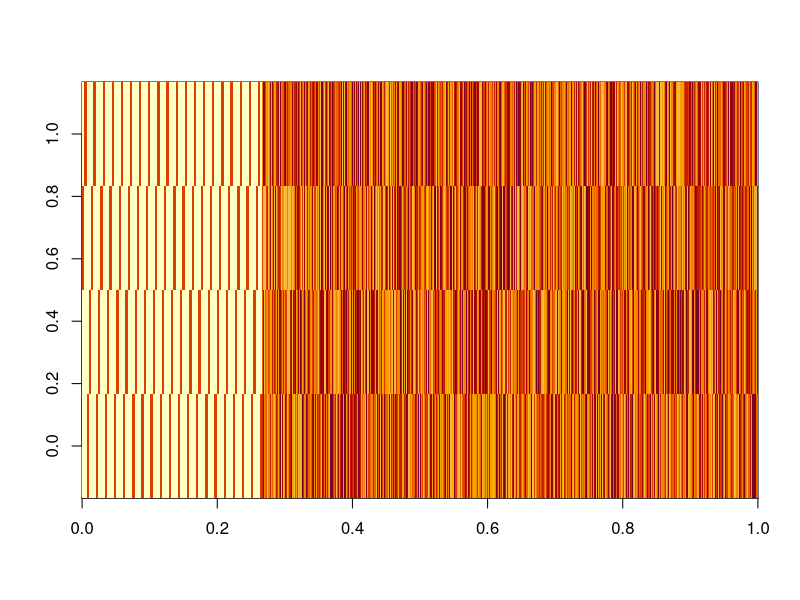
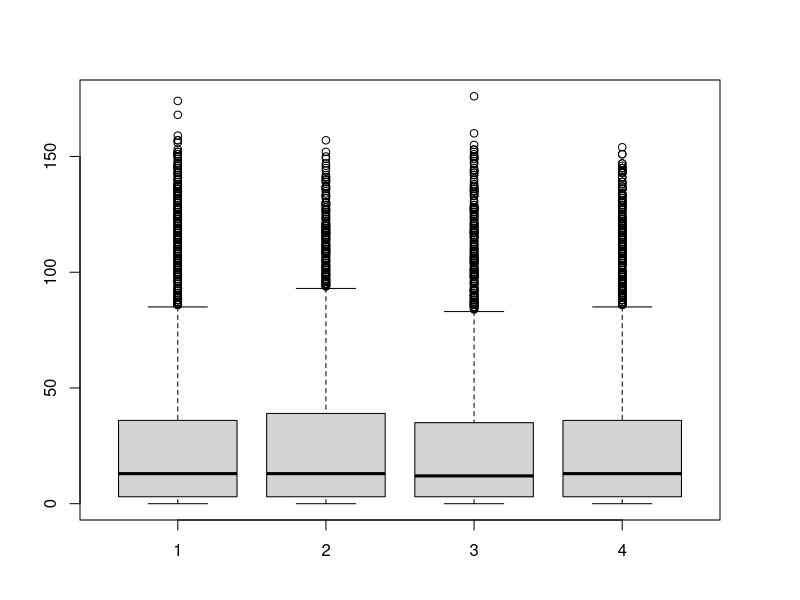
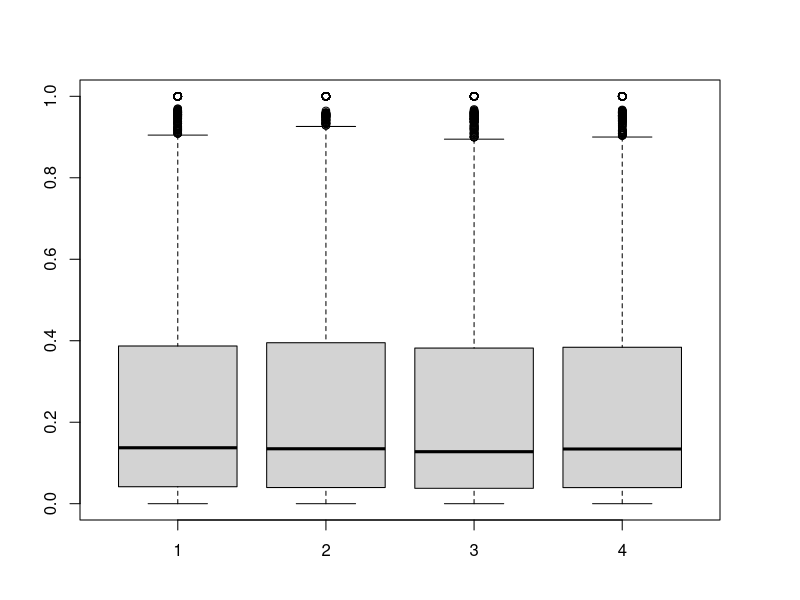
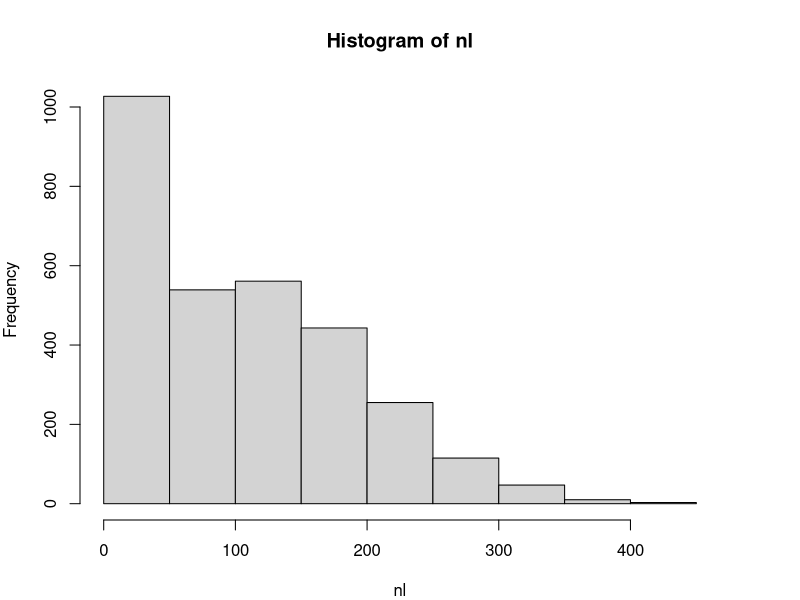
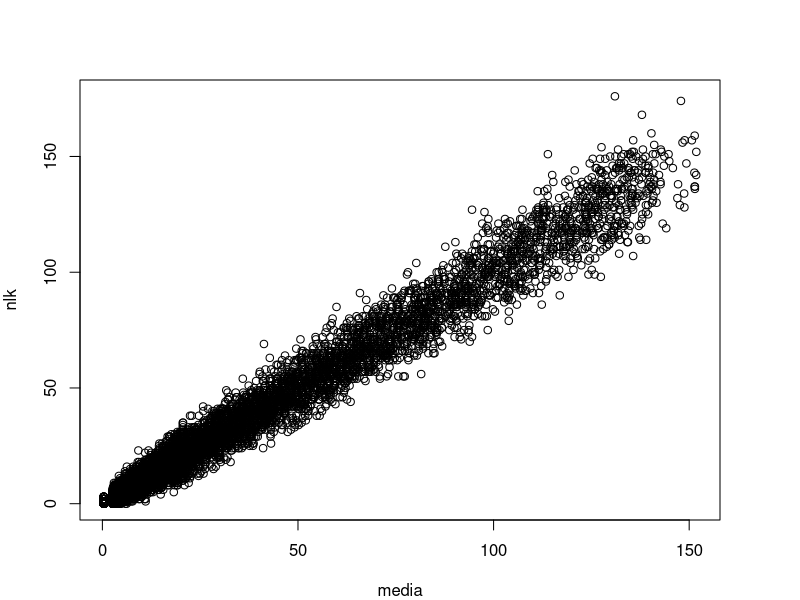
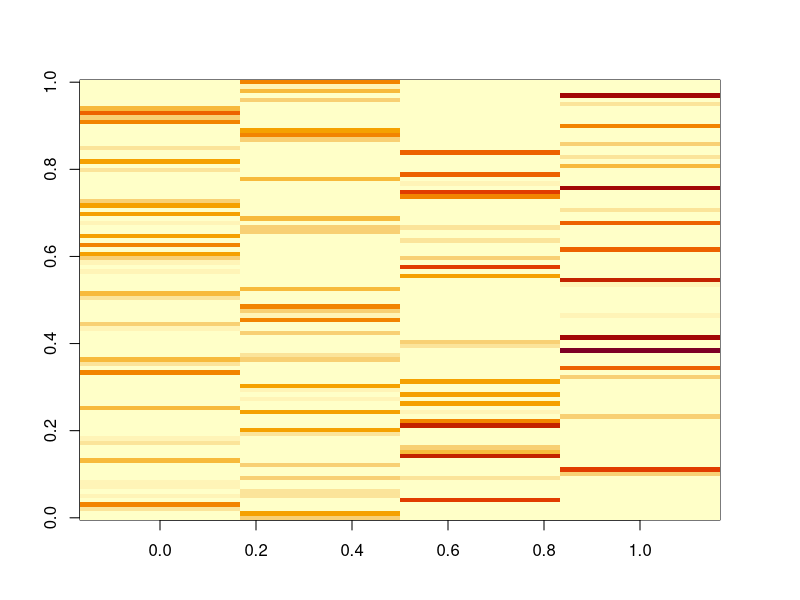
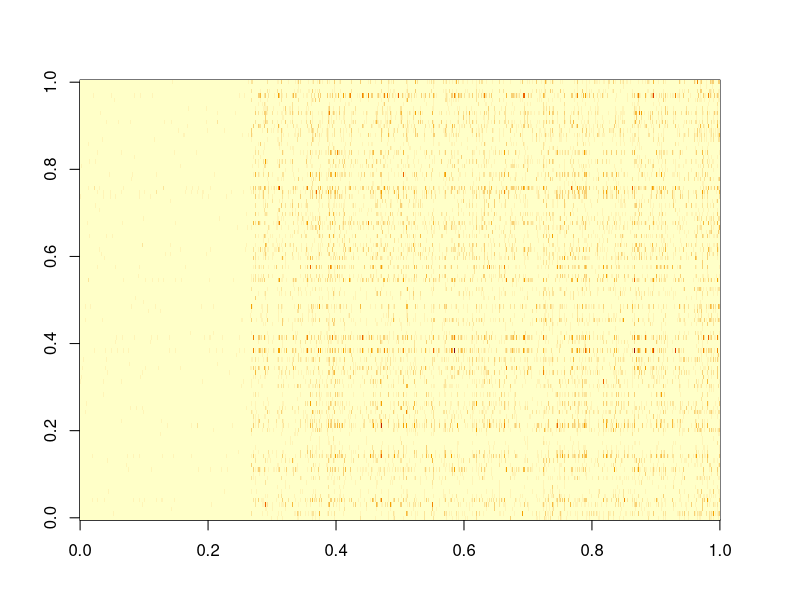
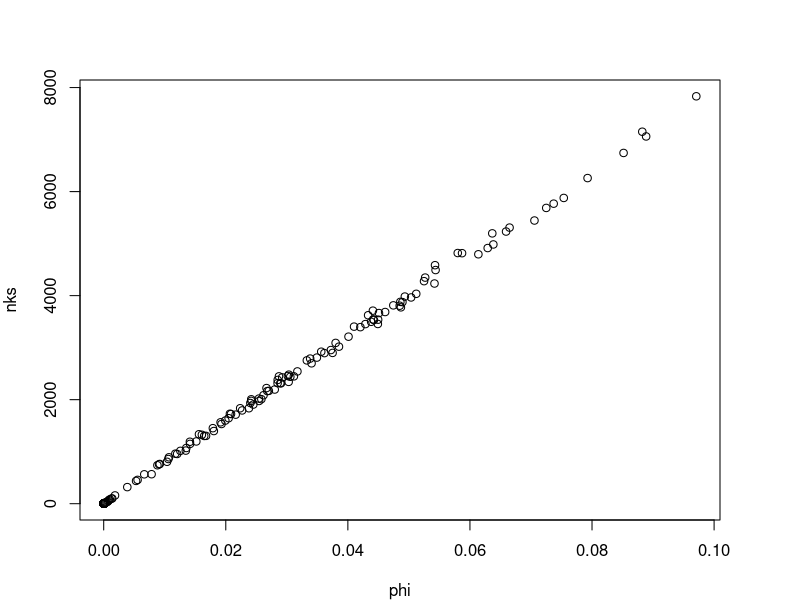

These charts were generated, in order, by the following R code: (Note: this script raises an error after producing the figures.)
rm(list=ls(all=TRUE))
library(MCMCpack)
set.seed(28)

nloc=3000
nspp=100
ncommun=4

#design matrix
xmat=matrix(runif(nloc*ncommun,min=-1,max=3),nloc,ncommun)

#pure sites
tmp=matrix(-3,ncommun,ncommun)
diag(tmp)=1
num1=floor(nloc/ncommun)
for (i in 1:200){
  seq1=(ncommun*(i-1)+1):(ncommun*i)
  xmat[seq1,]=tmp
}
image(xmat)
xmat=cbind(1,xmat)

#parameters
b0=log(runif(ncommun,min=5,max=8))
betas.true=betas=rbind(b0,diag(1,ncommun))

#get means
media.true=media=exp(xmat%*%betas); range(media)
head(media)

#generate N_lk
par(mfrow=c(1,1),mar=rep(4,4))
nlk=matrix(NA,nloc,ncommun)
for (i in 1:ncommun){
  nlk[,i]=rpois(nloc,media[,i])
}
nlk.true=nlk; boxplot(nlk)
soma=apply(nlk,1,sum); sum(soma==0)
z=nlk/soma; apply(z,1,sum); 
boxplot(z); apply(z,2,range); apply(z>0.9,2,mean)
nl=apply(nlk,1,sum)
hist(nl)
sum(nl)

plot(media,nlk)

#generate phi (assuming that each species is strongly present in a single group) 
tmp=rdirichlet(ncommun,rep(0.01,nspp))
apply(tmp,1,sum)

for (i in 1:nspp){ #add some zeroes
  ind=sample(1:ncommun,size=1)
  tmp[ind,i]=runif(1,min=0.1,max=1)
}
phi=tmp/matrix(rowSums(tmp),ncommun,nspp) #re-scale to make sure it sums to 1
phi.true=phi
# round(phi[,1:20],2)
# table(round(phi,2))

unique(rowSums(phi))
phi.true=phi
image(phi)

#generate actual observations y
array.lsk=array(0,dim=c(nloc,nspp,ncommun))
for (i in 1:nloc){
  for (k in 1:ncommun){
    array.lsk[i,,k]=rmultinom(1,size=nlk[i,k],prob=phi[k,])
  }
}
array.lsk.true=array.lsk
y=apply(array.lsk,c(1,2),sum)
nks=t(apply(array.lsk,c(2,3),sum))
image(y)
plot(phi,nks)

#checking if it makes sense
plot(apply(array.lsk,c(1,3),sum),nlk)
lines(c(0,1000),c(0,1000))

#look at stuff to make sure it makes sense
phi.estim=nks/matrix(rowSums(nks),ncommun,nspp)
plot(phi.true,phi.estim)
nks.true=nks

#export results
setwd('U:\\GIT_models\\git_LDA_MS')
nome='fake data.csv'
colnames(y)=paste('spp',1:nspp,sep='')
rownames(y)=paste('loc',1:nloc,sep='')
write.csv(y,nome,row.names=F)    

nome='fake data xmat.csv'
write.csv(xmat,nome,row.names=F)    
